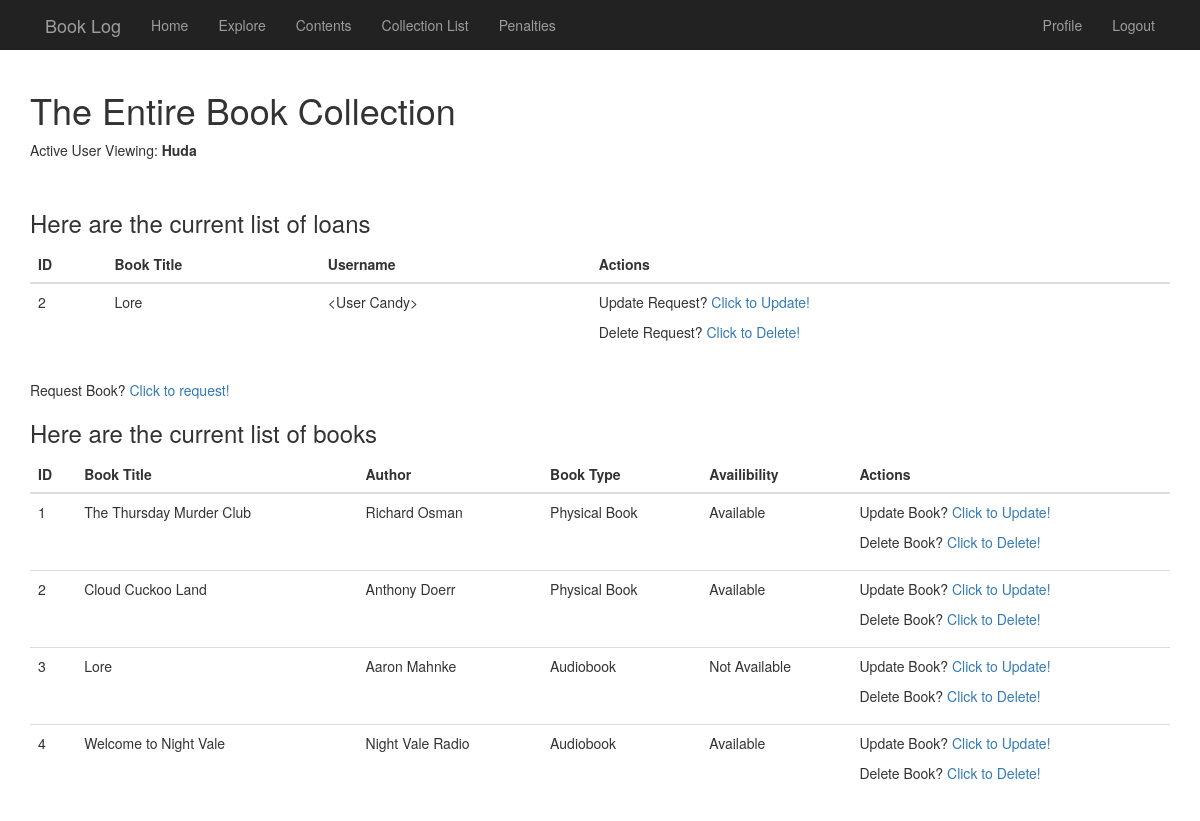
Screenshot of /booklist (signed in) with the database file from the repository.
### app/models.py (models this page shows, shortened)
class User(UserMixin, db.Model):
    id = db.Column(db.Integer, primary_key=True)
    username = db.Column(db.String(64), index=True, unique=True)
    email = db.Column(db.String(120), index=True, unique=True)
    password_hash = db.Column(db.String(128))
    about_me = db.Column(db.String(140))
    last_seen = db.Column(db.DateTime, default=datetime.utcnow)
    is_admin = db.Column(db.Boolean, default=False, index=True)
    posts = db.relationship('Post', backref='author', lazy='dynamic')
    borrows = db.relationship('Borrow', backref='user', lazy='dynamic')
    followed = db.relationship('User',
    secondary=followers,
    primaryjoin=(followers.c.follower_id == id),
    secondaryjoin=(followers.c.followed_id == id),
    backref=db.backref('followers', lazy='dynamic'), lazy='dynamic')
    def __repr__(self):
        return '<User {}>'.format(self.username)

class Borrow(db.Model):
    id = db.Column(db.Integer, primary_key=True)
    book = db.Column(db.String(64), index=True)
    user_id = db.Column(db.Integer, db.ForeignKey('user.id'))

class Book(db.Model):
    id = db.Column(db.Integer, primary_key=True)
    book = db.Column(db.String(64), index=True, unique=True)
    author = db.Column(db.String(64), index=True)
    type = db.Column(db.String(64), index=True)
    availibility = db.Column(db.String(64), index=True)

### app/routes.py (the view)
@app.route('/booklist')
@login_required
def booklist():
    books = Book.query.all()
    borrows = Borrow.query.all()
    return render_template('booklist.html', title='Book List', books=books, borrows=borrows)

### app/models.py (called while the page is built)
@login.user_loader
def load_user(id):
    return User.query.get(int(id))

### app/routes.py (called while the page is built)
@app.before_request
def before_request():
    if current_user.is_authenticated:
        current_user.last_seen = datetime.utcnow()
        db.session.commit()

### app/templates/booklist.html
{% extends "base.html" %}
{% block app_content %}
    <h1>The Entire Book Collection</h1>
    <p>Active User Viewing: <b>{{current_user.username}}</b></p>
    <br>
    <div id="Borrow Table">
        <h3>Here are the current list of loans</h3>
            <div>{% include '_borrow.html' %}</div>
        <p>Request Book? <a href="{{url_for('borrow')}}"> Click to request!</a></p>
    </div>
    <div id="Book Table">
        <h3>Here are the current list of books</h3>
            <div>{% include '_books.html' %}</div>
    </div>
{% endblock %}

### app/templates/_borrow.html
<table class="table">
    <thead>
        <tr>
            <th>ID</th>
            <th>Book Title</th>
            <th>Username</th>
            <th>
                {% if current_user.is_admin %}
                Actions
                {% endif %}
            </th>
        </tr>
    </thead>
    <tbody>
        {% for borrow in borrows %}
        <tr>
            <td>{{borrow.id}}</td>
            <td>{{borrow.book}}</td>
            <td>{{borrow.user}}</td>
            <td>
                {% if current_user.is_admin %}
                <p>Update Request? <a href="{{url_for('edit_borrow', id=borrow.id)}}"> Click to Update!</a></p>
                <p>Delete Request? <a href="{{url_for('delete_borrow', id=borrow.id)}}"> Click to Delete!</a></p>
                {% endif %}
            </td>
        </tr>
        {% endfor %}
    </tbody>
</table>

### app/templates/_books.html
<table class="table">
    <thead>
        <tr>
            <th>ID</th>
            <th>Book Title</th>
            <th>Author</th>
            <th>Book Type</th>
            <th>Availibility</th>
            <th>
                {% if current_user.is_admin %}
                Actions
                {% endif %}
            </th>
        </tr>
    </thead>
    <tbody>
        {% for book in books %}
        <tr>
            <td>{{book.id}}</td>
            <td>{{book.book}}</td>
            <td>{{book.author}}</td>
            <td>{{book.type}}</td>
            <td>{{book.availibility}}</td>
            <td>
                {% if current_user.is_admin %}
                <p>Update Book? <a href="{{url_for('edit_book', id=book.id)}}"> Click to Update!</a></p>
                <p>Delete Book? <a href="{{url_for('delete_book', id=book.id)}}"> Click to Delete!</a></p>
                {% endif %}
            </td>
        </tr>
        {% endfor %}
    </tbody>
</table>

### rows the page displays
User: username "Huda"
Borrow: id "2", book "Lore", user "<User Candy>"
Book: id "1", book "The Thursday Murder Club", author "Richard Osman", type "Physical Book", availibility "Available"
Book: id "2", book "Cloud Cuckoo Land", author "Anthony Doerr", type "Physical Book", availibility "Available"
Book: id "3", book "Lore", author "Aaron Mahnke", type "Audiobook", availibility "Not Available"
Book: id "4", book "Welcome to Night Vale", author "Night Vale Radio", type "Audiobook", availibility "Available"
